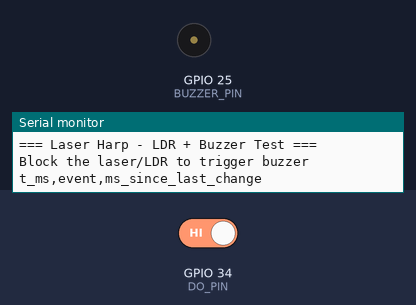
Simulated run of this program. Board: ESP32. Parts: buzzer (waves = sounding, pin HIGH), the last lines printed to the serial monitor. The test bench sets the inputs (shaded band); at power-on: GPIO 34 (DO_PIN) HIGH.

Above: at 2.7 s.
2.8 s: GPIO 34 (DO_PIN) driven LOW
At 3.3 s:
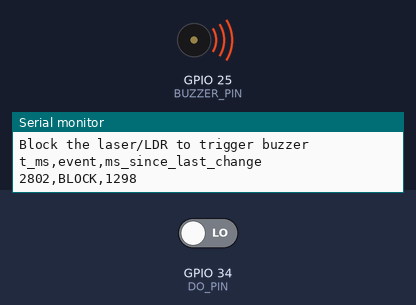
4.3 s: GPIO 34 (DO_PIN) driven HIGH
At 5.7 s:
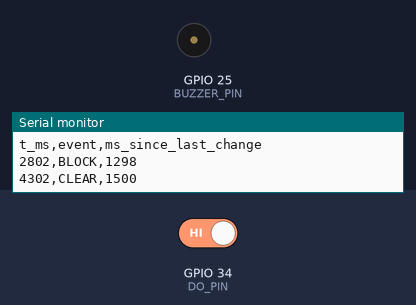
Timing chart, 0 to 7.3 s (numbered marks = the images above; inputs shaded):
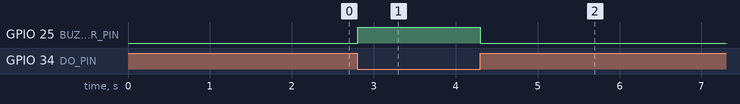

The program:

main.cpp
```cpp
#include <Arduino.h>

const int DO_PIN = 34;      // LDR DO pin
const int BUZZER_PIN = 25;  // Buzzer I/O pin

bool blocked = false;
unsigned long lastStateChangeMs = 0;

void setup() {
  Serial.begin(115200);
  delay(1500);

  pinMode(DO_PIN, INPUT);
  pinMode(BUZZER_PIN, OUTPUT);
  digitalWrite(BUZZER_PIN, LOW);  // Buzzer off initially

  Serial.println("=== Laser Harp - LDR + Buzzer Test ===");
  Serial.println("Block the laser/LDR to trigger buzzer");
  Serial.println("t_ms,event,ms_since_last_change");

  lastStateChangeMs = millis();
}

void loop() {
  int reading = digitalRead(DO_PIN);
  unsigned long now = millis();

  if (!blocked && reading == LOW) {
    // Laser blocked - turn ON buzzer
    blocked = true;
    digitalWrite(BUZZER_PIN, HIGH);
    unsigned long delta = now - lastStateChangeMs;
    lastStateChangeMs = now;
    Serial.printf("%lu,BLOCK,%lu\n", now, delta);
  }
  else if (blocked && reading == HIGH) {
    // Laser clear - turn OFF buzzer
    blocked = false;
    digitalWrite(BUZZER_PIN, LOW);
    unsigned long delta = now - lastStateChangeMs;
    lastStateChangeMs = now;
    Serial.printf("%lu,CLEAR,%lu\n", now, delta);
  }

  delay(10);
}
```

Measured:
- after the input at 2.8 s, GPIO 25 (BUZZER_PIN): LOW → HIGH at once
- after the input at 4.3 s, GPIO 25 (BUZZER_PIN): HIGH → LOW at once
